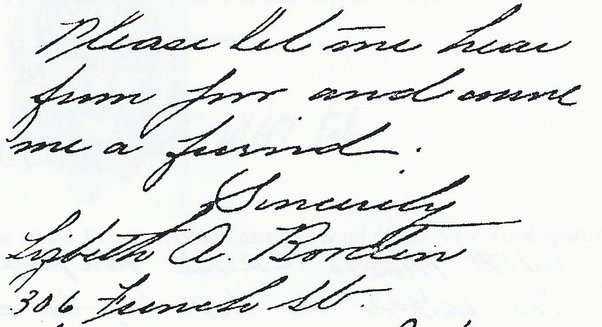
#> input picture image1.jpeg, 602 x 327 px
$ python -i features.py   (imports and definitions only)
#> lines starting #> are read from the running program, lines starting #| are printed output that depends on the picture; after the words box and inside, x2 and y2 are one past the last pixel; in counts of white or black regions, pixels touching at a corner belong together
import cv2
import numpy as np


def auto_crop_image(image_path):
#> called with image_path = '../image1.jpeg'
    img = cv2.imread(image_path)
#> img is the input picture: shape (327, 602, 3); mean B, G, R 228.6, 230.3, 229
    try:
        a = int(img.shape[0] * 25 / 100)
#> a = 81
        b = int(img.shape[0] * 35 / 100)
#> b = 114
        c = int(img.shape[1] * 3 / 100)
#> c = 18
        img = img[a:img.shape[0] - b, c:img.shape[1]-c]
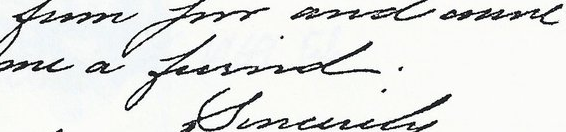
#> img: shape (132, 566, 3); mean B, G, R 226.8, 228.5, 227.2
        # [6 lines of commented-out code are left out]
        img = cv2.resize(img, (1500, 1500))
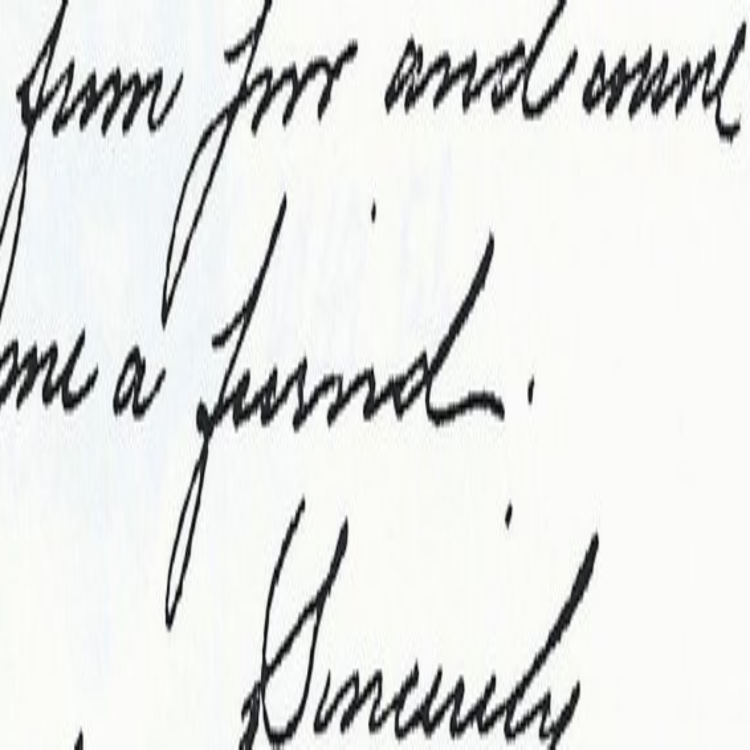
#> img: shape (1500, 1500, 3) (shown at 1/2 size); mean B, G, R 226.8, 228.4, 227.1
    except Exception as e:
        print("\nError: " + str(e) + ": " + image_path)
    return img


# [107 lines left out: functions get_letter_slant, get_line_slant, get_letter_size, not called in this run]


def gap_between_words(image_path):
    # Load the image
    img = auto_crop_image(image_path)
    gray = cv2.cvtColor(img, cv2.COLOR_BGR2GRAY)

    # Apply binary threshold
    thresh = cv2.threshold(gray, 0, 255, cv2.THRESH_BINARY_INV + cv2.THRESH_OTSU)[1]
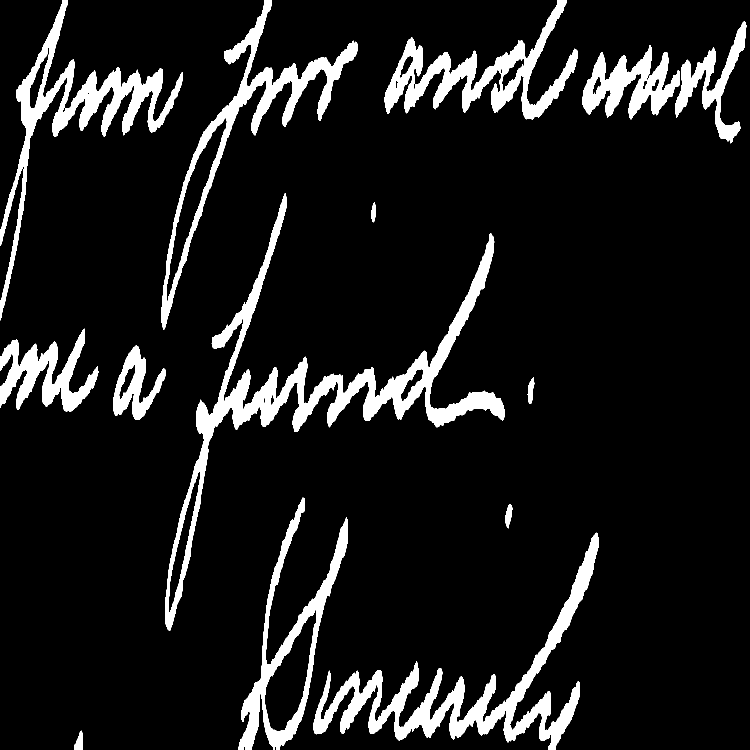
#> thresh: shape (1500, 1500) (shown at 1/2 size); 10.1% white; 14 white regions, largest, box (x1, y1, x2, y2) and area: (330, 387, 1010, 1261) 51260, (627, 1065, 1198, 1500) 37434, (0, 0, 366, 641) 27766

    # Apply morphological operations to remove noise and connect broken components
    kernel = np.ones((3, 3), np.uint8)
    morph = cv2.morphologyEx(thresh, cv2.MORPH_CLOSE, kernel)
#> morph: shape (1500, 1500); 10.2% white; 13 white regions, largest, box (x1, y1, x2, y2) and area: (330, 387, 1010, 1261) 51425, (627, 1065, 1198, 1500) 37569, (0, 0, 366, 641) 27853
    morph = cv2.dilate(morph, (5, 5), iterations=7)
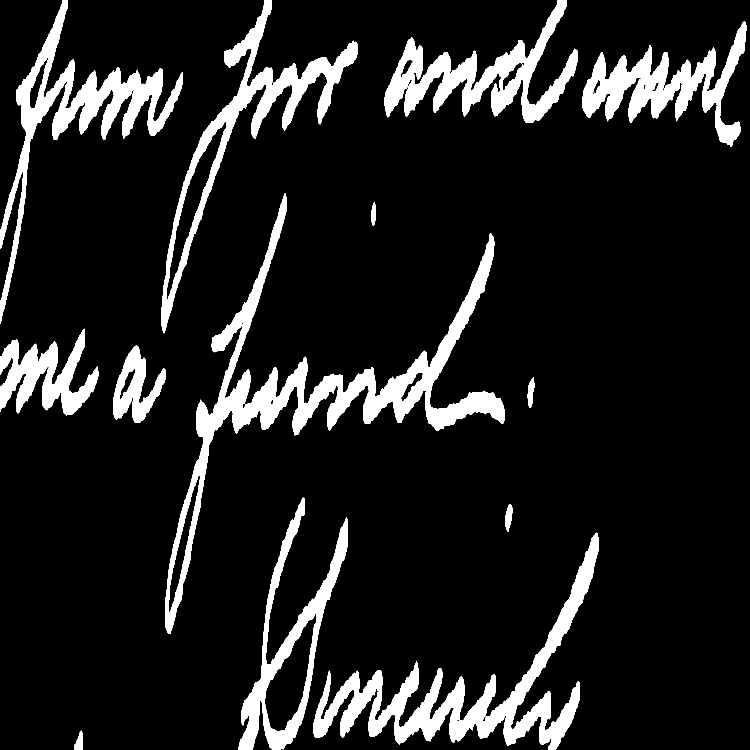
#> morph: shape (1500, 1500) (shown at 1/2 size); 11.9% white; 13 white regions

    # Find contours of all connected components
    contours, hierarchy = cv2.findContours(morph, cv2.RETR_EXTERNAL, cv2.CHAIN_APPROX_SIMPLE)
#> contours = 13 contours; largest, box (x1, y1, x2, y2) and area: (330, 387, 1010, 1268) 61559, (627, 1065, 1198, 1500) 42033, (322, 0, 716, 667) 36524, (0, 0, 366, 648) 32054, (477, 995, 696, 1500) 31782

    # Sort contours from left to right
    contours = sorted(contours, key=lambda c: cv2.boundingRect(c)[0])

    # Calculate word spacing
    word_spacing = []
    for i in range(len(contours)-1):
        x, y, w, h = cv2.boundingRect(contours[i])
        next_x = cv2.boundingRect(contours[i+1])[0]
        spacing = next_x - (x + w)
        word_spacing.append(abs(spacing))
#> this loop made 12 passes
#> (x, y, w, h, next_x, spacing) on passes 1 to 12: (0, 657, 197, 174, 0, -197), (0, 0, 366, 648, 149, -217), (149, 1461, 17, 39, 226, 60), (226, 691, 106, 155, 322, -10), (322, 0, 394, 667, 330, -386), (330, 387, 680, 881, 477, -533), (477, 995, 219, 505, 627, -69), (627, 1065, 571, 435, 742, -456), (742, 404, 10, 48, 769, 17), (769, 0, 387, 246, 1010, -146), (1010, 1008, 15, 56, 1055, 30), (1055, 754, 14, 61, 1165, 96)
#> after the loop, word_spacing = [197, 217, 60, 10, 386, 533, 69, 456, 17, 146, 30, 96]

    # Draw word spacing on the original image
    for i in range(len(contours)-1):
        x, y, w, h = cv2.boundingRect(contours[i])
        cv2.rectangle(img, (x + w, y), (x + w + word_spacing[i], y + h), (0, 255, 0), 2)
#> this loop made 12 passes
#> (x, y, w, h) on passes 1 to 12: (0, 657, 197, 174), (0, 0, 366, 648), (149, 1461, 17, 39), (226, 691, 106, 155), (322, 0, 394, 667), (330, 387, 680, 881), (477, 995, 219, 505), (627, 1065, 571, 435), (742, 404, 10, 48), (769, 0, 387, 246), (1010, 1008, 15, 56), (1055, 754, 14, 61)
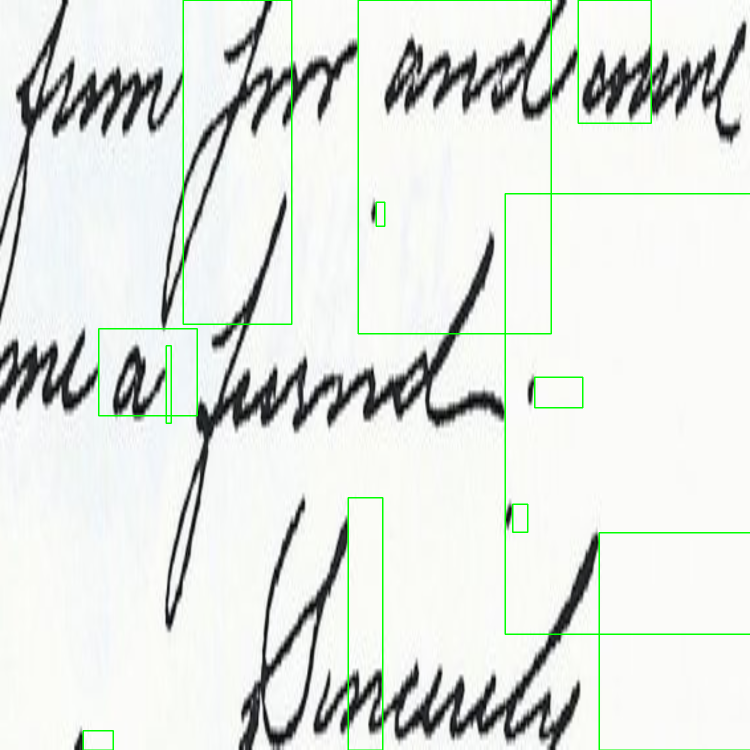
#> img: shape (1500, 1500, 3) (shown at 1/2 size); 1.33% of pixels changed, all inside (x1, y1, x2, y2) = (165, 0, 1500, 1500)

    if round(np.median(np.array(word_spacing)), 1) < 20:
        return "small", img, np.median(np.array(word_spacing))
    elif round(np.median(np.array(word_spacing)), 1) > 30:
        return "large", img, np.median(np.array(word_spacing))
    else:
        return "medium", img, np.median(np.array(word_spacing))


# [38 lines left out: function get_margin_slope, not called in this run]

>>> result = gap_between_words('../image1.jpeg')
